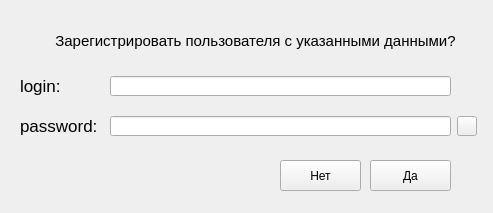
<?xml version="1.0" encoding="UTF-8"?>
<ui version="4.0">
 <class>Form</class>
 <widget class="QWidget" name="Form">
  <property name="geometry">
   <rect>
    <x>0</x>
    <y>0</y>
    <width>493</width>
    <height>213</height>
   </rect>
  </property>
  <property name="windowTitle">
   <string>Подтвердите действие</string>
  </property>
  <widget class="QLabel" name="label">
   <property name="geometry">
    <rect>
     <x>50</x>
     <y>20</y>
     <width>411</width>
     <height>41</height>
    </rect>
   </property>
   <property name="font">
    <font>
     <pointsize>11</pointsize>
    </font>
   </property>
   <property name="text">
    <string>Зарегистрировать пользователя с указанными данными?</string>
   </property>
   <property name="alignment">
    <set>Qt::AlignCenter</set>
   </property>
  </widget>
  <widget class="QLabel" name="label_2">
   <property name="geometry">
    <rect>
     <x>20</x>
     <y>70</y>
     <width>81</width>
     <height>31</height>
    </rect>
   </property>
   <property name="font">
    <font>
     <pointsize>13</pointsize>
    </font>
   </property>
   <property name="text">
    <string>login:</string>
   </property>
  </widget>
  <widget class="QLabel" name="label_3">
   <property name="geometry">
    <rect>
     <x>20</x>
     <y>110</y>
     <width>81</width>
     <height>31</height>
    </rect>
   </property>
   <property name="font">
    <font>
     <pointsize>13</pointsize>
    </font>
   </property>
   <property name="text">
    <string>password:</string>
   </property>
  </widget>
  <widget class="QLineEdit" name="login_val">
   <property name="geometry">
    <rect>
     <x>110</x>
     <y>76</y>
     <width>341</width>
     <height>20</height>
    </rect>
   </property>
   <property name="readOnly">
    <bool>true</bool>
   </property>
  </widget>
  <widget class="QLineEdit" name="pass_val">
   <property name="geometry">
    <rect>
     <x>110</x>
     <y>116</y>
     <width>341</width>
     <height>20</height>
    </rect>
   </property>
   <property name="readOnly">
    <bool>true</bool>
   </property>
  </widget>
  <widget class="QPushButton" name="yes_btn">
   <property name="geometry">
    <rect>
     <x>370</x>
     <y>160</y>
     <width>81</width>
     <height>31</height>
    </rect>
   </property>
   <property name="text">
    <string>Да</string>
   </property>
  </widget>
  <widget class="QPushButton" name="no_btn">
   <property name="geometry">
    <rect>
     <x>280</x>
     <y>160</y>
     <width>81</width>
     <height>31</height>
    </rect>
   </property>
   <property name="text">
    <string>Нет</string>
   </property>
  </widget>
  <widget class="QPushButton" name="show_pass">
   <property name="geometry">
    <rect>
     <x>457</x>
     <y>116</y>
     <width>20</width>
     <height>20</height>
    </rect>
   </property>
   <property name="text">
    <string/>
   </property>
  </widget>
 </widget>
 <resources/>
 <connections/>
</ui>
